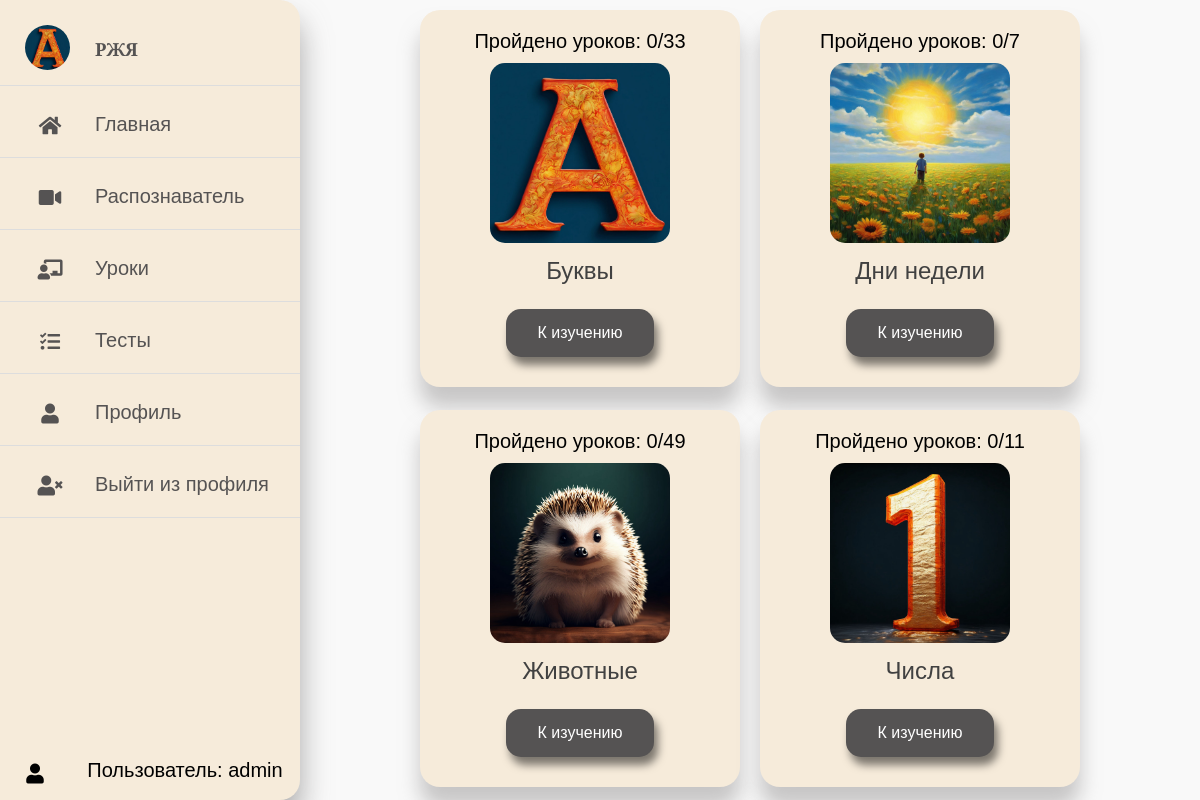
The page /lessons_main (signed in) on the database its author committed.
### sign/models.py (models this page shows, shortened)
class Category(models.Model):
    name = models.CharField(max_length=100)
    picture_file = models.FileField(upload_to='category_pictures/', null=True)

### sign/views.py (the view)
# urls.py: path('lessons_main',views.lessons_main),
def lessons_main(request):
    if request.user.is_authenticated:
        user_profile = UserProfile.objects.get(user=request.user)
    else:
        user_profile = None
    categorized_labels = getCategorizedLabels(user_profile)
    return render (request, "lessons_main.html", context={ 'categorized_labels': categorized_labels })

### sign/templates/lessons_main.html (shortened to what this page needs)
{% extends "base.html" %}
{% load static %}
{% block content %}
<div class="lessons-grid">
    {% for dict in categorized_labels|dictsort:"category_name" %}
    <div class="lessons-item">
        <div class="lessons_top">
            {% if user.is_authenticated %}
            <p>Пройдено уроков: {{ dict.labels_learned|length }}/{{ dict.labels|length }}</p>
            {% endif %}
        </div>
        <div class="lessons_image">
            {% with dict.category.picture_file as path %}
            {% if path != None %}
            <img src="{% static path %}" />
            {% endif %}
            {% endwith %}
        </div>
        <div class="lessons_bottom">
            <p class="lessons_title">
                {{ dict.category_name }}
            </p>
            <a href="/lesson/{{ dict.category_name }}" class="button-lesson">
                <button class="button">К изучению</button>
            </a>
        </div>
    </div>
    {% endfor %}
</div>
{% endblock content %}

### sign/templates/base.html (shortened to what this page needs)
<!DOCTYPE html>
<html>
{% load static %}
{% load filters %}
<head>
    <link rel="stylesheet" href="{% static 'css/style.css' %}" />
    <link rel="stylesheet" href="https://cdnjs.cloudflare.com/ajax/libs/font-awesome/5.15.4/css/all.min.css" />
</head>
<body>
        <nav>
            <ul>
                <li><a href="#" class="logo">
                        <img src="{% static 'images/favicon.jpg' %}" alt="">
                        <span class="nav-item">РЖЯ</span>
                    </a></li>
                <li><a href="/">
                        <i class="fas fa-home"></i>
                        <span class="nav-item">Главная</span>
                    </a></li>
                <li><a href="/recognizer">
                        <i class="fas fa-video"></i>
                        <span class="nav-item">Распознаватель</span>
                    </a></li>
                <li><a href="/lessons_main">
                        <i class="fas fa-chalkboard-teacher"></i>
                        <span class="nav-item">Уроки</span>
                    </a></li>
                <li><a href="/tests_main">
                        <i class="fas fa-tasks"></i>
                        <span class="nav-item">Тесты</span>
                    </a></li>
                {% if user.is_authenticated %}
                <li><a href="/profile">
                    <i class="fas fa-user"></i>
                    <span class="nav-item">Профиль</span>
                </a></li>
                <li><a href="{% url 'logout'%}?next={{request.path}}">
                    <i class="fas fa-user-times"></i>
                    <span class="nav-item">Выйти из профиля</span>
                </a></li>
                {% endif %}
            </ul>
            {% if user.is_authenticated %}
            <div class="user-info">
                <i class="fas fa-user"></i>
                <span>Пользователь: {{ user.get_username }}</span></div>
            {% endif %}
        </nav>
        <div class="content">
            {% block content%}{% endblock content %}
        </div>
</body>
</html>

### sign/static/css/style.css (style rules this page uses)
* { margin: 0; padding: 0; outline: none; border: none; text-decoration: none; box-sizing: border-box; font-family: "Alegreya", sans-serif; }
body { background: #f9f9f9; display: flex; height: 100vh; }
nav { flex-direction: column; justify-content: space-between; height: 100vh; background: #f6ebda; width: 300px; box-shadow: 0 20px 30px rgba(149, 148, 148, 0.8); border-top-right-radius: 20px; border-bottom-right-radius: 20px; position: fixed; display: flex; }
nav ul { flex: 1; padding: 0; margin: 0; list-style: none; overflow-y: auto; }
.user-info { align-items: center; display: flex; text-align: center; margin-bottom: 10px; }
.user-info span { vertical-align: middle; margin: auto; font-size: 20px; }
.user-info i { vertical-align: middle; }
.logo { text-align: center; display: flex; margin: 10px 0 0 10px; }
.logo img { width: 45px; height: 45px; border-radius: 50%; }
.logo span { font-weight: bold; padding-left: 15px; font-size: 18px; text-transform: uppercase; }
a { position: relative; color: rgb(85, 83, 83); font-size: 20px; display: table; width: 280px; padding: 10px; }
p { font-size: 20px; }
nav .fas { position: relative; width: 70px; height: 40px; top: 14px; font-size: 20px; text-align: center; }
.nav-item { position: relative; top: 12px; margin-left: 10px; }
.content { margin-left: 300px; text-align: justify; width: 100%; overflow: auto; }
.lessons-grid { display: flex; flex-wrap: wrap; justify-content: center; height: 100%; overflow-y: auto; }
.lessons-item { flex: none; display: flex; flex-grow: 0; flex-direction: column; align-self: flex-start; padding: 10px; margin: 10px; background: #f6ebda; align-items: center; border-radius: 20px; box-shadow: 0 20px 20px rgba(149, 148, 148, 0.5); }
.lessons_top { flex: 1 1 auto; position: relative; text-align: center; padding: 10px; }
.lessons_image { width: 180px; flex: 0 0 180px; height: 180px; }
.lessons_image>img { width: 100%; height: 100%; object-fit: cover; transition: 0.2s; border-radius: 15px; }
.lessons_bottom { display: flex; flex-direction: column; flex: 1 0 auto; padding: 10px; align-items: center; }
.lessons_title { display: block; margin-bottom: 10px; font-weight: 400; font-size: 17px; line-height: 150%; color: #414141; text-align: center; }
.button-lesson { position: relative; color: rgb(85, 83, 83); font-size: 14px; display: table; width: 280px; padding: 10px; text-align: center; }
button { box-shadow: 4px 8px 8px rgba(1, 1, 1, 0.5); }
.lessons_bottom p { font-size: 24px; }
.button { background-color: #555353; border: none; color: white; padding: 15px 32px; text-align: center; text-decoration: none; display: inline-block; font-size: 16px; text-align: center; border-radius: 15px; }
ul { list-style-type: none; padding: 0; }
li { padding: 5px; border-bottom: 1px solid #ddd; }

### rows shown on the page
Category: labels_learned|length "0", labels|length "33", picture_file (picture), category_name "Буквы"
Category: labels_learned|length "0", labels|length "7", picture_file (picture), category_name "Дни недели"
Category: labels_learned|length "0", labels|length "49", picture_file (picture), category_name "Животные"
Category: labels_learned|length "0", labels|length "11", picture_file (picture), category_name "Числа"

### other values the page prints
{{ user.get_username }} "admin"
